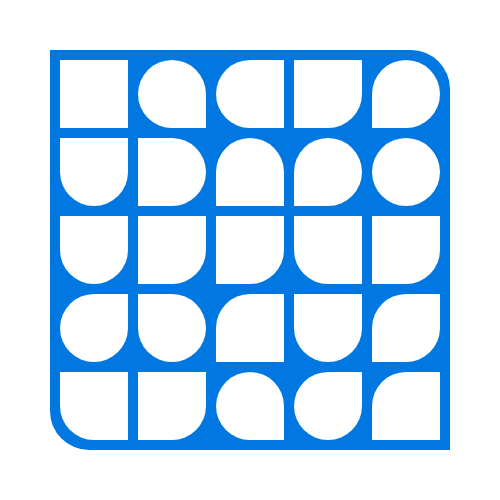
Frame 1 (no input)
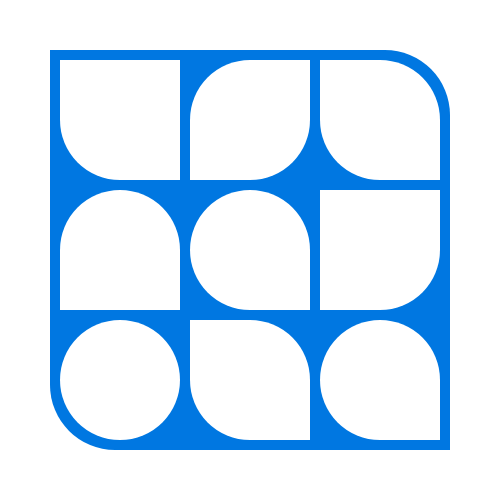
Frame 2 (the mouse pressed at the canvas centre, redrawn once)

The p5.js sketch that drew these frames (run headless with seeded random() and noise() and a simulated clock; the mouse was pressed at the canvas centre and the sketch redrawn once):

// p5.js sketch
// ── sketch.js
/*
Genuary 2022
JAN.22 "Make something that will look completely different in a year."

By Roni Kaufman
https://ronikaufman.github.io
*/

function setup() {
  createCanvas(500, 500);
  noLoop();
  noStroke();
}

function draw() {
  background(255);
  let margin = 50;
  let gap = 10;
  let n = random([3, 4, 5]);
  let s = (width - 2*margin - gap)/n;

  let color;
  if (year() % 2 == 0) {
    color = "#0077e1";
  } else {
    color = "#fc3503";
  }

  fill(color);
  let tl0 = random([0, s/2]);
  let tr0 = random([0, s/2]);
  let br0 = random([0, s/2]);
  let bl0 = random([0, s/2]);
  square(margin, margin, width - 2*margin, tl0, tr0, br0, bl0);

  fill(255);
  for (let x = margin + gap/2; x < width - margin - gap/2; x += s) {
    for (let y = margin + gap/2; y < height - margin - gap/2; y += s) {
      let tl1 = (x == margin + gap/2 && y == margin + gap/2) ? tl0 : random([0, s/2]);
      let tr1 = (x == width - margin - gap/2 - s && y == margin + gap/2) ? tr0 : random([0, s/2]);
      let br1 = (x == width - margin - gap/2 - s && y == height - margin - gap/2 - s) ? br0 : random([0, s/2]);
      let bl1 = (x == margin + gap/2 && y == height - margin - gap/2 - s) ? bl0 : random([0, s/2]);
      square(x+gap/2, y+gap/2, s-gap, tl1, tr1, br1, bl1);
    }
  }
}
